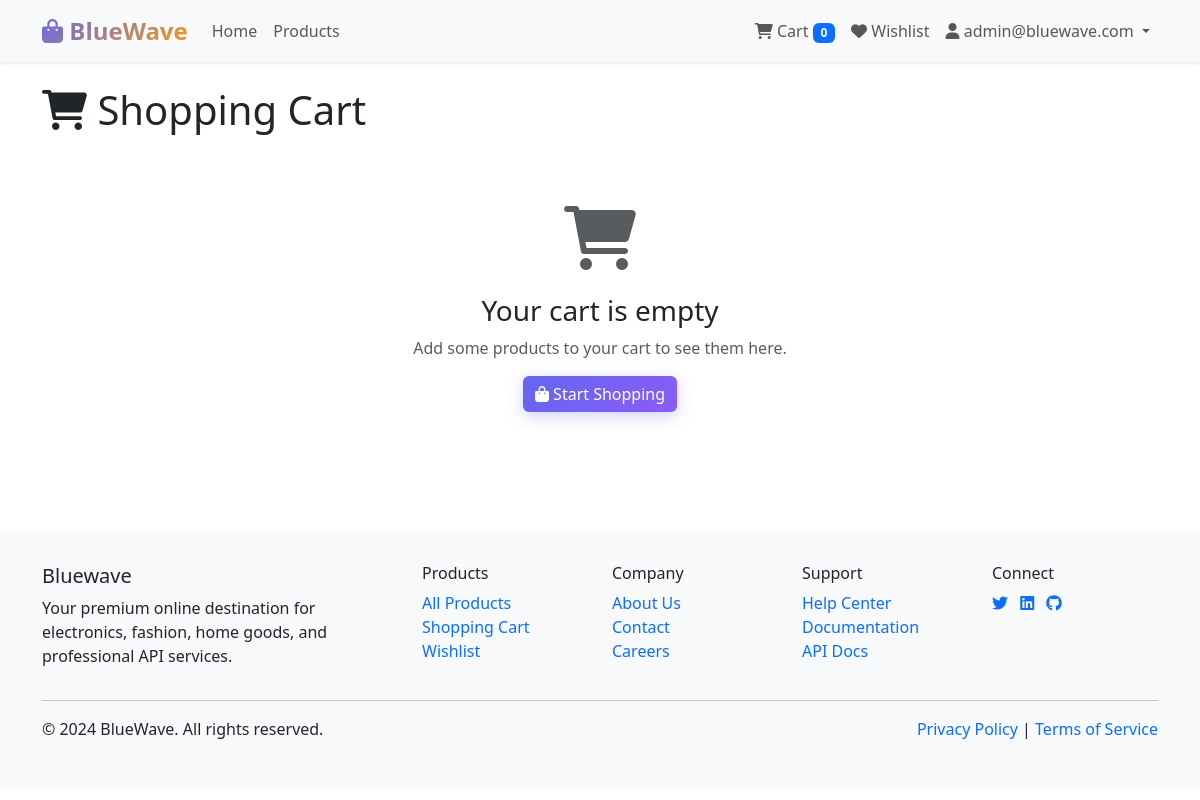
The page /cart/ (signed in) on the database as committed earlier.
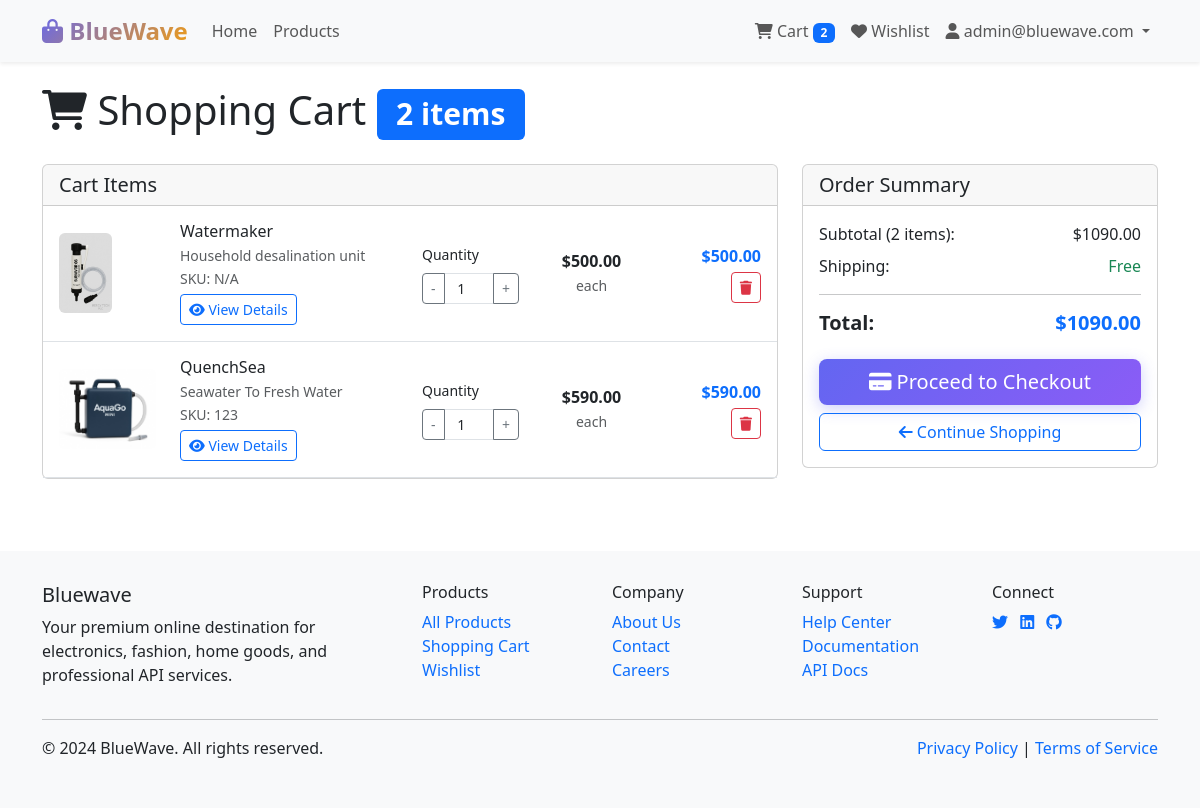
The same page on the database as committed later.
### cart/models.py (models this page shows, shortened)
class CartItem(models.Model):
    cart = models.ForeignKey(Cart, on_delete=models.CASCADE, related_name='items')
    product = models.ForeignKey(Product, on_delete=models.CASCADE)
    quantity = models.PositiveIntegerField(
        default=1,
        validators=[MinValueValidator(1)]
    )
    added_at = models.DateTimeField(auto_now_add=True)
    updated_at = models.DateTimeField(auto_now=True)
    price_when_added = models.DecimalField(max_digits=10, decimal_places=2)
    def get_total_price(self):
        return self.product.price * self.quantity
    class Meta:
        db_table = 'cart_cartitem'
        verbose_name = _('Cart Item')
        verbose_name_plural = _('Cart Items')
        unique_together = ['cart', 'product']
        ordering = ['-added_at']

### products/models.py (models this page shows, shortened)
class Product(models.Model):
    PRODUCT_TYPES = (
        ('desalination_unit', 'Desalination Unit'),
        ('data_subscription', 'Data Subscription'),
        ('service', 'Service'),
    )
    STATUS_CHOICES = (
        ('draft', 'Draft'),
        ('active', 'Active'),
        ('inactive', 'Inactive'),
        ('out_of_stock', 'Out of Stock'),
    )
    name = models.CharField(max_length=200)
    slug = models.SlugField(max_length=200, unique=True, blank=True)
    description = models.TextField()
    short_description = models.CharField(max_length=255, blank=True)
    environmental_matrix = models.TextField(
        blank=True,
        null=True,
        help_text=_('Environmental impact and sustainability information (e.g., CO2 effect, energy efficiency, recyclability)'),
        verbose_name=_('Environmental Matrix')
    )
    product_type = models.CharField(max_length=20, choices=PRODUCT_TYPES)
    category = models.ForeignKey(Category, on_delete=models.CASCADE, related_name='products', null=True, blank=True)
    price = models.DecimalField(max_digits=10, decimal_places=2)
    compare_at_price = models.DecimalField(max_digits=10, decimal_places=2, blank=True, null=True)
    sku = models.CharField(max_length=100, unique=True, blank=True, null=True)
    stock_quantity = models.IntegerField(default=0)
    low_stock_threshold = models.IntegerField(default=10)
    status = models.CharField(max_length=20, choices=STATUS_CHOICES, default='draft')
    is_featured = models.BooleanField(default=False)
    main_image = models.ImageField(upload_to='products/', blank=True, null=True)
    meta_title = models.CharField(max_length=60, blank=True)
    meta_description = models.CharField(max_length=160, blank=True)
    created_at = models.DateTimeField(auto_now_add=True)
    updated_at = models.DateTimeField(auto_now=True)
    class Meta:
        db_table = 'products_product'
        verbose_name = _('Product')
        verbose_name_plural = _('Products')
        ordering = ['-created_at']
        indexes = [
            models.Index(fields=['status', 'product_type']),
            models.Index(fields=['category', 'status']),
        ]

### cart/simple_views.py (the view)
# urls.py: path('', simple_views.CartView.as_view(), name='cart_detail'),
class CartView(TemplateView):
    template_name = 'cart/cart.html'
    def get_context_data(self, **kwargs):
        context = super().get_context_data(**kwargs)
        if self.request.user.is_authenticated:
            try:
                cart = Cart.objects.get(user=self.request.user)
                context['cart'] = cart
                context['cart_items'] = cart.items.all()
                context['total_price'] = cart.get_total_price()
                context['total_items'] = cart.get_total_items()
            except Cart.DoesNotExist:
                context['cart'] = None
                context['cart_items'] = []
                context['total_price'] = 0
                context['total_items'] = 0
        else:
            context['cart'] = None
            context['cart_items'] = []
            context['total_price'] = 0
            context['total_items'] = 0
        return context

### accounts/models.py (called while the page is built)
    def get_full_name(self):
        full_name = f'{self.first_name} {self.last_name}'
        return full_name.strip()

### cart/context_processors.py (called while the page is built, shortened)
def cart(request):
    cart_obj = None
    total_items = 0
    total_price = 0
    if request.user.is_authenticated:
        try:
            cart_obj = Cart.objects.get(user=request.user)
            total_items = cart_obj.get_total_items()
            total_price = cart_obj.get_total_price()
        except Cart.DoesNotExist:
            pass
    return {
        'cart': cart_obj,
        'cart_total_items': total_items,
        'cart_total_price': total_price,
    }

### cart/models.py (called while the page is built)
    def get_total_items(self):
        return sum(item.quantity for item in self.items.all())

    def get_total_price(self):
        return sum(item.get_total_price() for item in self.items.all())

### templates/cart/cart.html (shortened to what the changed rows need)
{% extends 'base.html' %}
{% load static %}
{% block content %}
<div class="container py-4">
    <div class="row">
        <div class="col-12">
            <h1 class="mb-4">
                <i class="fas fa-shopping-cart"></i> Shopping Cart
                {% if total_items %}
                    <span class="badge bg-primary">{{ total_items }} item{{ total_items|pluralize }}</span>
                {% endif %}
            </h1>
        </div>
    </div>
    {% if not user.is_authenticated %}
    <div class="row">
        <div class="col-12">
            <div class="alert alert-info text-center">
                <h4><i class="fas fa-info-circle"></i> Please Log In</h4>
                <p>You need to be logged in to view and manage your shopping cart.</p>
                <a href="{% url 'auth:login' %}" class="btn btn-primary">
                    <i class="fas fa-sign-in-alt"></i> Login
                </a>
                <a href="{% url 'auth:signup' %}" class="btn btn-outline-primary">
                    <i class="fas fa-user-plus"></i> Sign Up
                </a>
            </div>
        </div>
    </div>
    {% elif cart_items %}
    <div class="row">
        <div class="col-lg-8">
            <div class="card">
                <div class="card-header">
                    <h5 class="mb-0">Cart Items</h5>
                </div>
                <div class="card-body p-0">
                    {% for item in cart_items %}
                    <div class="cart-item p-3 border-bottom" data-product-id="{{ item.product.id }}">
                        <div class="row align-items-center">
                            <div class="col-md-2">
                                <a href="{% url 'products:product_detail' item.product.pk %}" class="text-decoration-none">
                                    {% if item.product.main_image %}
                                        <img src="{{ item.product.main_image.url }}" alt="{{ item.product.name }}"
                                             class="img-fluid rounded" style="height: 80px; object-fit: cover;">
                                    {% else %}
                                        <div class="bg-light rounded d-flex align-items-center justify-content-center"
                                             style="height: 80px;">
                                            <i class="fas fa-image text-muted"></i>
                                        </div>
                                    {% endif %}
                                </a>
                            </div>
                            <div class="col-md-4">
                                <h6 class="mb-1">
                                    <a href="{% url 'products:product_detail' item.product.pk %}" class="text-decoration-none text-dark">
                                        {{ item.product.name }}
                                    </a>
                                </h6>
                                <p class="text-muted small mb-0">
                                    {{ item.product.short_description|truncatewords:10 }}
                                </p>
                                <small class="text-muted">SKU: {{ item.product.sku|default:"N/A" }}</small>
                                <div class="mt-1">
                                    <a href="{% url 'products:product_detail' item.product.pk %}" class="btn btn-sm btn-outline-primary">
                                        <i class="fas fa-eye"></i> View Details
                                    </a>
                                </div>
                            </div>
                            <div class="col-md-2">
                                <label class="form-label small">Quantity</label>
                                <div class="input-group input-group-sm">
                                    <button class="btn btn-outline-secondary update-quantity"
                                            data-action="decrease" type="button">-</button>
                                    <input type="number" class="form-control text-center quantity-input"
                                           value="{{ item.quantity }}" min="1" max="99">
                                    <button class="btn btn-outline-secondary update-quantity"
                                            data-action="increase" type="button">+</button>
                                </div>
                            </div>
                            <div class="col-md-2 text-center">
                                <div class="fw-bold">${{ item.product.price }}</div>
                                <small class="text-muted">each</small>
                            </div>
                            <div class="col-md-2 text-end">
                                <div class="fw-bold text-primary item-total">
                                    ${{ item.get_total_price }}
                                </div>
                                <button class="btn btn-sm btn-outline-danger remove-item mt-1"
                                        data-product-id="{{ item.product.id }}">
                                    <i class="fas fa-trash"></i>
                                </button>
                            </div>
                        </div>
                    </div>
                    {% endfor %}
                </div>
            </div>
        </div>
        <div class="col-lg-4">
            <div class="card">
                <div class="card-header">
                    <h5 class="mb-0">Order Summary</h5>
                </div>
                <div class="card-body">
                    <div class="d-flex justify-content-between mb-2">
                        <span>Subtotal ({{ total_items }} item{{ total_items|pluralize }}):</span>
                        <span id="cart-subtotal">${{ total_price }}</span>
                    </div>
                    <div class="d-flex justify-content-between mb-2">
                        <span>Shipping:</span>
                        <span class="text-success">Free</span>
                    </div>
                    <hr>
                    <div class="d-flex justify-content-between fw-bold h5">
                        <span>Total:</span>
                        <span id="cart-total" class="text-primary">${{ total_price }}</span>
                    </div>
                    <div class="d-grid gap-2 mt-4">
                        <form method="post" action="{% url 'orders:checkout' %}">
                            <button type="submit" class="btn btn-primary btn-lg w-100">
                                <i class="fas fa-credit-card"></i> Proceed to Checkout
                            </button>
                        </form>
                        <a href="{% url 'products:product_list' %}" class="btn btn-outline-primary">
                            <i class="fas fa-arrow-left"></i> Continue Shopping
                        </a>
                    </div>
                </div>
            </div>
        </div>
    </div>
    {% else %}
    <div class="row">
        <div class="col-12">
            <div class="text-center py-5">
                <i class="fas fa-shopping-cart fa-4x text-muted mb-4"></i>
                <h3>Your cart is empty</h3>
                <p class="text-muted">Add some products to your cart to see them here.</p>
                <a href="{% url 'products:product_list' %}" class="btn btn-primary">
                    <i class="fas fa-shopping-bag"></i> Start Shopping
                </a>
            </div>
        </div>
    </div>
    {% endif %}
</div>
{% endblock %}

### templates/base.html (shortened to what the changed rows need)
<!DOCTYPE html>
<html lang="en">
<head>
    <link href="https://cdn.jsdelivr.net/npm/bootstrap@5.3.0/dist/css/bootstrap.min.css" rel="stylesheet">
    <link href="https://cdnjs.cloudflare.com/ajax/libs/font-awesome/6.0.0/css/all.min.css" rel="stylesheet">
</head>
<body>
    <nav class="navbar navbar-expand-lg navbar-light bg-light shadow-sm">
        <div class="container">
            <div class="collapse navbar-collapse" id="navbarNav">
                <ul class="navbar-nav">
                    {% if user.is_authenticated %}
                        <li class="nav-item">
                            <a class="nav-link" href="{% url 'cart:cart_detail' %}">
                                <i class="fas fa-shopping-cart"></i>
                                Cart <span class="badge bg-primary">{{ cart_total_items|default:0 }}</span>
                            </a>
                        </li>
                        <li class="nav-item">
                            <a class="nav-link" href="{% url 'cart:wishlist' %}">
                                <i class="fas fa-heart"></i> Wishlist
                            </a>
                        </li>
                        <li class="nav-item dropdown">
                            <a class="nav-link dropdown-toggle" href="#" role="button" data-bs-toggle="dropdown">
                                <i class="fas fa-user"></i> {{ user.get_full_name|default:user.email }}
                            </a>
                        </li>
                    {% endif %}
                </ul>
            </div>
        </div>
    </nav>
    <main>
        {% block content %}{% endblock %}
    </main>
</body>
</html>

Rows that differ between the two databases and show on the page:
added CartItem: product.main_image (picture), product.name "Watermaker", product.short_description "Household desalination unit", product.sku "N/A", quantity "1", product.price "500.00", get_total_price "500.00"
added CartItem: product.main_image (picture), product.name "QuenchSea", product.short_description "Seawater To Fresh Water", product.sku "123", quantity "1", product.price "590.00", get_total_price "590.00"
Other text that changed with them:
{{ cart_total_items|default:0 }}: "0" → "2"
{{ total_items }}: (not shown) → "2"
{{ total_price }}: (not shown) → "1090.00"
text no longer shown: "Your cart is empty Add some products to your cart to see them here. Start Shopping"
text now shown: "item Cart Items Order Summary Subtotal ( item ): $ Shipping: Free Total: $ Proceed to Checkout Continue Shopping"
